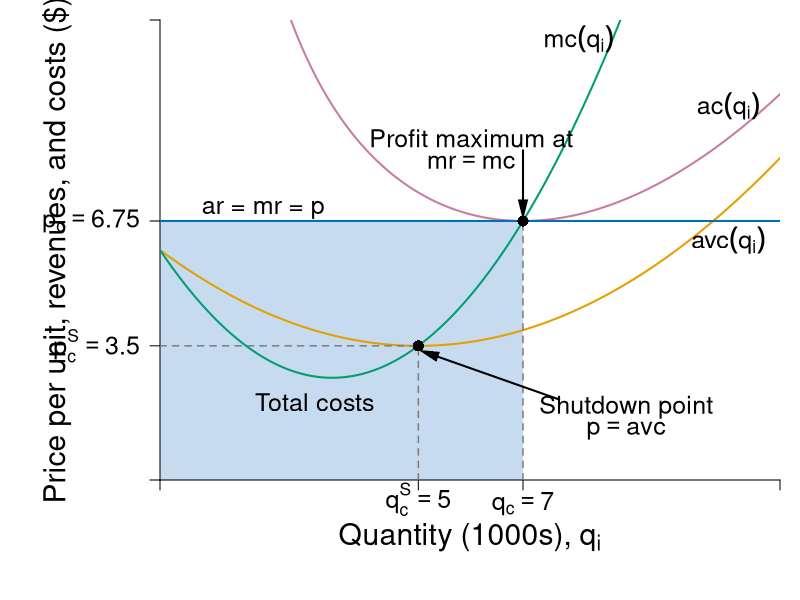

R code for this plot:
#Graph Designer: Simon Halliday
#Authors: Bowles and Halliday
#Title: Coordination, Conflict and Competition: A Text in Microeconomics

require(shape)
#pdf(file = "firmmarketsupply/perf_comp_costs.pdf", width = 9, height = 7)
png(file = "firmmarketsupply/perf_comp_costs_cube_variable_outlier.png", width = 6*120, height = 4.5*120)

#Set parameters for graphics
pointsize <- 1.8
axislabelsize <- 1.8
labelsize <- 1.5
namesize <- 1.8
annotatesize <- 1.5
graphlinewidth <- 2
segmentlinewidth <- 1.5

COL <- c("#7fc97f", "#beaed4", "#fdc086", "#ffff99", "#386cb0", "#f0027f", "#bf5b17", "#666666")
COLA <- c("#e0f3db", "#99d8c9","#66c2a4","#41ae76", "#238b45", "#005824")
COLB <- c("#c6dbef", "#4eb3d3", "#2b8cbe", "#0868ac","#084081")
grays <- gray.colors(25, start = 1, end = 0)
CBCols <- c("#009E73","#0072B2","#E69F00","#CC79A7", "#F0E442","#D55E00")
CBColsAlpha <- c(rgb(213/255, 94/255, 0, 0.5), rgb(204/255, 121/255, 167/255, 0.5), rgb(240/255, 228/255, 66/255, 0.5))


#Edited the margins to cater for the larger LHS labels
par(mar =  c(6, 8, 1, 1))

AvgRevenue <- function(x, rmax = 12, xmax = 12){
  rmax - (rmax/xmax)*x
}

MRevenue <- function(x, rmax = 12, xmax = 12){
  rmax - 2*(rmax/xmax)*x
}

TotCost <- function(x, c0 = 20, c1 = 6, c2 = -1, c3 = 0.1){
  c0 + c1*x + c2*(x^2) + c3*(x^3)
}

AvgCost <- function(x, c0 = 20, c1 = 6, c2 = -1, c3 = 0.1){
  #  TotCost(x) / x
  c0 / x + c1 + c2*x + c3*(x^2)
}

VarAvgCost <- function(x, c0 = 20, c1 = 6, c2 = -1, c3 = 0.1){
  #  TotCost(x) / x
 c1 + c2*x + c3*(x^2)
}


MCost <- function(x, c1 = 6, c2 = -1, c3 = 0.1){
  # deriv(TotCost(x), x)
  c1 + 2*c2*x + 3*c3*(x^2)
}

eq2 <- uniroot(function(x)  MCost(x) - AvgCost(x) , c(.01,40), tol=1e-8)   
eq2[1]

prices <- c(as.numeric(eq2[1]) - 2.5, as.numeric(eq2[1]), as.numeric(eq2[1]) + 2)

eq1 <- uniroot(function(x)  MCost(x) - prices[1]  , c(1,1000), tol=1e-8)   

eq3 <- uniroot(function(x)  MCost(x) - prices[3]  , c(.01,1000), tol=1e-8)   

eq4 <- uniroot(function(x)  MCost(x) - VarAvgCost(x)  , c(.01,1000), tol=1e-8)   

eqmQ <- as.numeric(c(eq1[1], eq2[1], eq3[1], eq4[1]))


xlims <- c(0, 12)
ylims <- c(0, 12)

npts <- 501 
x <- seq(xlims[1], xlims[2], length.out = npts)
y <- seq(ylims[1], ylims[2], length.out = npts) 
a <- c(13, 16.75, 19.25)

plot(0, 0, xlim = xlims, ylim = ylims, type = "n",
     xlab = expression(paste("")),
     ylab = expression(paste("")), 
     xaxt = "n", 
     yaxt = "n", 
     cex.lab = axislabelsize, 
     bty = "n",
     xaxs="i", 
     yaxs="i")

# ticksy <- seq(from = ylims[1], to = ylims[2], by = 1)
# ylabels <- seq(from = ylims[1], to = ylims[2], by = 1)
# ticksx <- seq(from = xlims[1], to = xlims[2], by = 1)
# xlabels <- seq(from = xlims[1], to = xlims[2], by = 1)
ticksy <- c(0, VarAvgCost(eqmQ[4]), AvgCost(eqmQ[2]), NA, ylims[2])
ylabels <- c(NA, expression(paste(p[c]^S == 3.5)), expression(paste(p[c] == 6.75)), NA, NA)
ticksx <- c(0, eqmQ[4], eqmQ[2], NA, xlims[2])
xlabels <- c(NA, expression(paste(q[c]^S == 5)), expression(paste(q[c] == 7)), NA, NA)

npts <- 500 
xx1 <- seq(xlims[1], xlims[2], length.out = npts)
xx3 <- seq(2, 6, length.out = npts)

# Draw the polygon for profit
xpoly1 <- c(0, 0, eqmQ[2], eqmQ[2], 0)
ypoly1 <- c(0, min(AvgCost(xx1)), min(AvgCost(xx1)), 0, 0)
polygon(x = xpoly1, y = ypoly1, col=COLB[1],density=NULL, border = NA)

axis(1, at = ticksx, pos = 0, labels = xlabels, cex.axis=labelsize)
axis(2, at = ticksy, pos = 0, labels = ylabels, las = 1,cex.axis=labelsize)

#Label the costs
text(3, 0.3*AvgCost(x = eqmQ[2]), expression("Total costs"), cex = labelsize)

#Draw the polygon for costs

#xpoly2 <- c(0, 4, 4, 0, 0)
#ypoly2 <- c(0, 0, 4, 0, 0)
#polygon(x = xpoly2, y = ypoly2, col=COLB[1], density=NULL, border = NA)

# lines(xx1, bcA(xx1, w = 10, p = 1.5), col = COLB[3], lwd = graphlinewidth)
# lines(xx1, AvgRevenue(xx1, rmax = 12, xmax = 12), col = COLB[5], lwd = graphlinewidth)
# lines(xx1, MRevenue(xx1, rmax = 12, xmax = 12), col = COLB[4], lwd = graphlinewidth)
lines(xx1, AvgCost(xx1), col = CBCols[4], lwd = graphlinewidth)
lines(xx1, VarAvgCost(xx1), col = CBCols[3], lwd = graphlinewidth)
lines(xx1, MCost(xx1), col = CBCols[1], lwd = graphlinewidth)

# Label the axes

# text(0.5*(xlims[2]), -1.8, expression(paste("Output, ", x)), xpd = TRUE, cex = axislabelsize) 
text(0.5*(xlims[2]), -1.5, expression(paste("Quantity (1000s), ", q[i])), xpd = TRUE, cex = axislabelsize) 
#text(0.5*(xlims[2]), -2.5, expression(paste("Output, ", x)), xpd = TRUE, cex = axislabelsize) 
#mtext(expression(paste("Quantity of output, ", x)), side=1, line = 2.5, cex = axislabelsize)
text(-2, 0.5*ylims[2], expression(paste("Price per unit, revenues, and costs ($)")), xpd = TRUE, cex = axislabelsize, srt = 90) 

#Label curves

text(2, AvgCost(eqmQ[2]) + 0.3, expression(paste("ar = mr = p")), cex = labelsize)
text(11, 9.75, expression(paste(ac(q[i]))), cex = labelsize)
text(11, 6.25, expression(paste(avc(q[i]))), cex = labelsize)
text(8.1, 11.5, expression(paste(mc(q[i]))), cex = labelsize)

#Labels cost and profit areas (To be added)


#Draw segments for total costs

# segments(0, AvgCost(eqmQ[2]), eqmQ[2], AvgCost(eqmQ[2]),
#          lty = 2, col = grays[20] , lwd = segmentlinewidth
# )
segments(eqmQ[2], 0, eqmQ[2], AvgCost(eqmQ[2]),
         lty = 2, col = grays[20] , lwd = segmentlinewidth
)
segments(0, AvgCost(eqmQ[2]), xlims[2], AvgCost(eqmQ[2]),
         lty = 1, col = CBCols[2] , lwd = graphlinewidth
)

segments(eqmQ[4], 0, eqmQ[4], VarAvgCost(eqmQ[4]),
         lty = 2, col = grays[20] , lwd = segmentlinewidth
)
segments(0, VarAvgCost(eqmQ[4]), eqmQ[4], VarAvgCost(eqmQ[4]),
         lty = 2, col = grays[20] , lwd = segmentlinewidth
)

# Label Points for comparison

points(eqmQ[2], AvgCost(eqmQ[2]), pch = 16, col = "black", cex = 1.5)
points(eqmQ[4], VarAvgCost(eqmQ[4]), pch = 16, col = "black", cex = 1.5)

# text(3.8, MRevenue(x = 4) - 0.4, expression(i), cex = labelsize)
# points(4, AvgRevenue(x = 4), pch = 16, col = "black", cex = 1.5)
# text(4.2, AvgRevenue(x = 4) + 0.4, expression(h), cex = labelsize)

# Arrows (Labels to be added)

text(eqmQ[2] - 1, 8.9, expression(paste("Profit maximum at")), cex = labelsize)
text(eqmQ[2] - 1, 8.3, expression(paste(mr == mc)), cex = labelsize)
shape::Arrows(eqmQ[2], 8.6, eqmQ[2], AvgCost(eqmQ[2]) + 0.3, col = "black", lty = 1, lwd = 2, arr.type = "triangle", arr.lwd = 0.5)

text(eqmQ[2] + 2, 1.9, expression(paste("Shutdown point")), cex = labelsize)
text(eqmQ[2] + 2, 1.3, expression(paste(p == avc)), cex = labelsize)
shape::Arrows(eqmQ[2] + 0.7, 2.1, eqmQ[4] + 0.2, VarAvgCost(eqmQ[4]) - 0.2, col = "black", lty = 1, lwd = 2, arr.type = "triangle", arr.lwd = 0.5)



dev.off()
